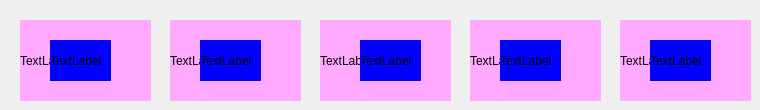
        <widget class="QWidget" name="page_12">
         <widget class="QLabel" name="label_85">
          <property name="geometry">
           <rect>
            <x>20</x>
            <y>20</y>
            <width>131</width>
            <height>81</height>
           </rect>
          </property>
          <property name="styleSheet">
           <string notr="true">background-color: rgb(255, 170, 255);</string>
          </property>
          <property name="text">
           <string>TextLabel</string>
          </property>
         </widget>
         <widget class="QLabel" name="label_86">
          <property name="geometry">
           <rect>
            <x>50</x>
            <y>40</y>
            <width>61</width>
            <height>41</height>
           </rect>
          </property>
          <property name="styleSheet">
           <string notr="true">background-color: rgb(0, 0, 255);</string>
          </property>
          <property name="text">
           <string>TextLabel</string>
          </property>
         </widget>
         <widget class="QLabel" name="label_87">
          <property name="geometry">
           <rect>
            <x>170</x>
            <y>20</y>
            <width>131</width>
            <height>81</height>
           </rect>
          </property>
          <property name="styleSheet">
           <string notr="true">background-color: rgb(255, 170, 255);</string>
          </property>
          <property name="text">
           <string>TextLabel</string>
          </property>
         </widget>
         <widget class="QLabel" name="label_88">
          <property name="geometry">
           <rect>
            <x>200</x>
            <y>40</y>
            <width>61</width>
            <height>41</height>
           </rect>
          </property>
          <property name="styleSheet">
           <string notr="true">background-color: rgb(0, 0, 255);</string>
          </property>
          <property name="text">
           <string>TextLabel</string>
          </property>
         </widget>
         <widget class="QLabel" name="label_89">
          <property name="geometry">
           <rect>
            <x>320</x>
            <y>20</y>
            <width>131</width>
            <height>81</height>
           </rect>
          </property>
          <property name="styleSheet">
           <string notr="true">background-color: rgb(255, 170, 255);</string>
          </property>
          <property name="text">
           <string>TextLabel</string>
          </property>
         </widget>
         <widget class="QLabel" name="label_90">
          <property name="geometry">
           <rect>
            <x>360</x>
            <y>40</y>
            <width>61</width>
            <height>41</height>
           </rect>
          </property>
          <property name="styleSheet">
           <string notr="true">background-color: rgb(0, 0, 255);</string>
          </property>
          <property name="text">
           <string>TextLabel</string>
          </property>
         </widget>
         <widget class="QLabel" name="label_91">
          <property name="geometry">
           <rect>
            <x>470</x>
            <y>20</y>
            <width>131</width>
            <height>81</height>
           </rect>
          </property>
          <property name="styleSheet">
           <string notr="true">background-color: rgb(255, 170, 255);</string>
          </property>
          <property name="text">
           <string>TextLabel</string>
          </property>
         </widget>
         <widget class="QLabel" name="label_92">
          <property name="geometry">
           <rect>
            <x>500</x>
            <y>40</y>
            <width>61</width>
            <height>41</height>
           </rect>
          </property>
          <property name="styleSheet">
           <string notr="true">background-color: rgb(0, 0, 255);</string>
          </property>
          <property name="text">
           <string>TextLabel</string>
          </property>
         </widget>
         <widget class="QLabel" name="label_93">
          <property name="geometry">
           <rect>
            <x>620</x>
            <y>20</y>
            <width>131</width>
            <height>81</height>
           </rect>
          </property>
          <property name="styleSheet">
           <string notr="true">background-color: rgb(255, 170, 255);</string>
          </property>
          <property name="text">
           <string>TextLabel</string>
          </property>
         </widget>
         <widget class="QLabel" name="label_94">
          <property name="geometry">
           <rect>
            <x>650</x>
            <y>40</y>
            <width>61</width>
            <height>41</height>
           </rect>
          </property>
          <property name="styleSheet">
           <string notr="true">background-color: rgb(0, 0, 255);</string>
          </property>
          <property name="text">
           <string>TextLabel</string>
          </property>
         </widget>
        </widget>
